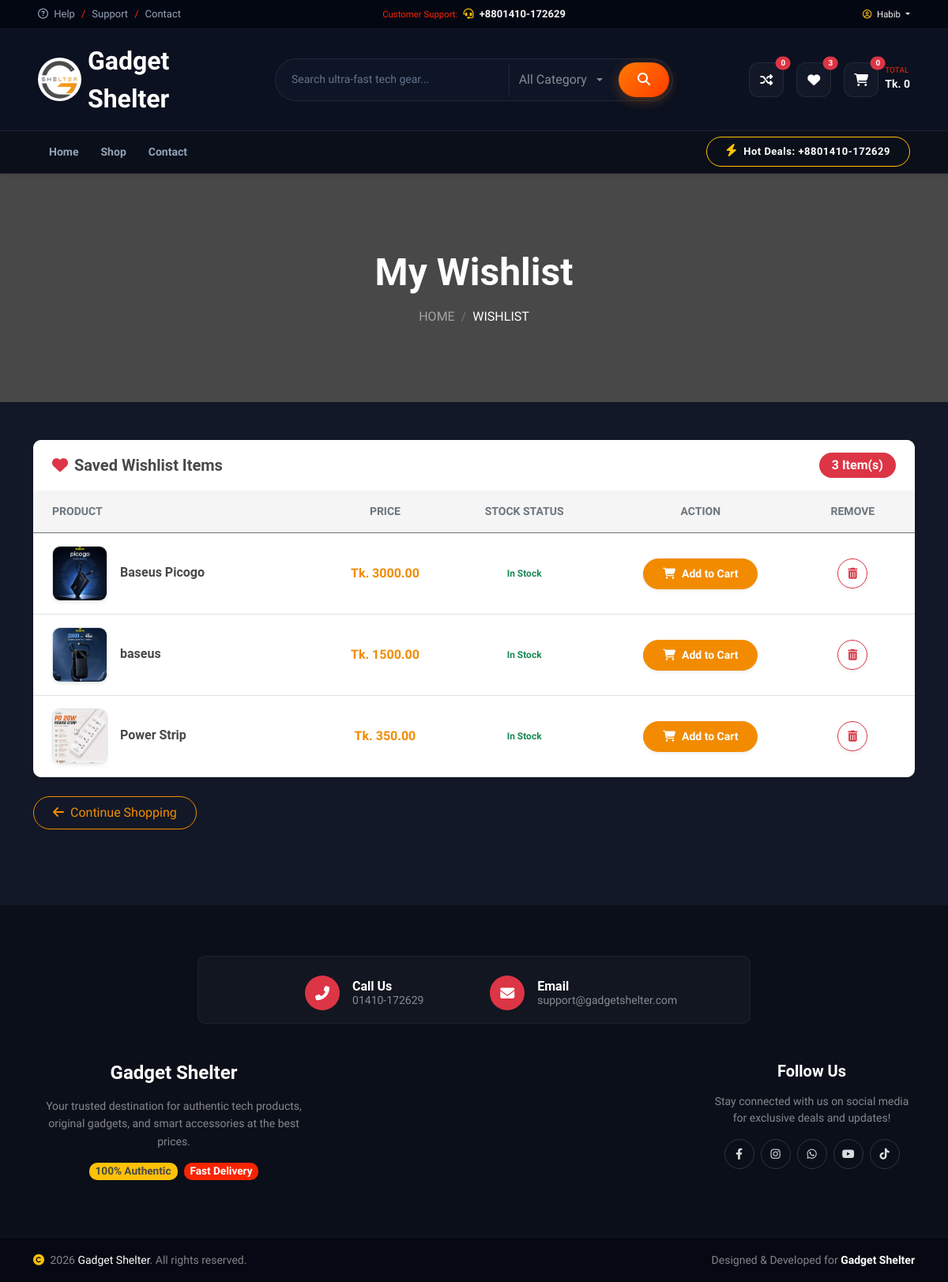
Page /wishlist/ (signed in) on the committed database.
### MyApp/models.py (models this page shows, shortened)
class UserModel(AbstractUser):
    def __str__(self):
        return self.username

class Wishlist(models.Model):
    user = models.ForeignKey(UserModel, on_delete=models.CASCADE, related_name='wishlist')
    product = models.ForeignKey(Product, on_delete=models.CASCADE, related_name='wishlisted_by')
    added_at = models.DateTimeField(auto_now_add=True)
    class Meta:
        unique_together = ('user', 'product') # একই প্রোডাক্ট বারবার যোগ হওয়া আটকাবে

class Product(models.Model):
    category = models.ForeignKey(Category, on_delete=models.CASCADE, related_name='products')
    title = models.CharField(max_length=255)
    description = models.TextField(blank=True, null=True)
    price = models.DecimalField(max_digits=10, decimal_places=2, null=True) # Main / Regular Price
    old_price = models.DecimalField(max_digits=10, decimal_places=2, blank=True, null=True)
    new_price = models.DecimalField(max_digits=10, decimal_places=2, blank=True, null=True)
    image = models.ImageField(upload_to='product_imgs/')
    stock = models.PositiveIntegerField(default=1)
    is_active = models.BooleanField(default=True)
    is_offer = models.BooleanField(default=False)
    created_at = models.DateTimeField(auto_now_add=True)
    is_new = models.BooleanField(default=True)       # New Arrivals ফিল্টারের জন্য
    is_featured = models.BooleanField(default=False)  # Featured ফিল্টারের জন্য
    is_top_selling = models.BooleanField(default=False) # Top Selling ফিল্টারের জন্য
    sku = models.CharField(max_length=50, unique=True, blank=True, null=True, verbose_name="Product SKU")
    facebook_url = models.URLField(max_length=500, blank=True, null=True, verbose_name="Facebook Link")
    instagram_url = models.URLField(max_length=500, blank=True, null=True, verbose_name="Instagram Link")

### MyApp/views.py (the view)
# urls.py: path('wishlist/', wishlist_view, name='wishlist'),
def wishlist_view(request):
    wishlist_items = []
    if request.user.is_authenticated:
        wishlist_items = Wishlist.objects.filter(user=request.user)
    context = {
        'wishlist_items': wishlist_items,
    }
    return render(request, 'pages/wishlist.html', context)

### MyApp/templates/pages/wishlist.html (shortened to what this page needs)
{% extends 'base/base.html' %}
{% load static %}
{% block body %}
    <div class="container-fluid page-header py-5 bg-dark position-relative overflow-hidden mb-5">
        <div class="container py-5 text-center position-relative z-index-1">
            <h1 class="text-white display-5 fw-bold mb-3 animated slideInDown">My Wishlist</h1>
            <nav aria-label="breadcrumb">
                <ol class="breadcrumb justify-content-center mb-0 text-uppercase">
                    <li class="breadcrumb-item"><a href="/" class="text-white-50">Home</a></li>
                    <li class="breadcrumb-item text-white active" aria-current="page">Wishlist</li>
                </ol>
            </nav>
        </div>
    </div>
    <div class="container-fluid pb-5">
        <div class="container pb-5">
            {% if not request.user.is_authenticated %}
            <div class="row justify-content-center">
                <div class="col-md-7 text-center py-4">
                    <div class="card border-0 shadow-sm rounded-4 p-5">
                        <div class="mb-4">
                            <div class="d-inline-block p-4 rounded-circle bg-danger-subtle shadow-sm">
                                <i class="fas fa-heart text-danger display-4"></i>
                            </div>
                        </div>
                        <h3 class="fw-bold text-dark mb-2">Please Log In to View Your Wishlist</h3>
                        <p class="text-muted mb-4">
                            আপনার পছন্দের প্রোডাক্টগুলো সেভ করে রাখার জন্য এবং যেকোনো সময় দেখতে একাউন্টে লগইন করুন।
                        </p>
                        <div class="d-flex justify-content-center gap-3 flex-wrap">
                            <a href="{% url 'login' %}?next={{ request.path }}" class="btn btn-primary rounded-pill px-4 py-2 text-white fw-bold shadow-sm">
                                <i class="fas fa-sign-in-alt me-2"></i>Log In Now
                            </a>
                            <a href="{% url 'register' %}" class="btn btn-outline-primary rounded-pill px-4 py-2 fw-semibold">
                                Create Account
                            </a>
                        </div>
                    </div>
                </div>
            </div>
            {% elif wishlist_items %}
            <div class="card border-0 shadow-sm rounded-4 overflow-hidden">
                <div class="card-header bg-white border-0 py-3 px-4 d-flex justify-content-between align-items-center">
                    <h5 class="fw-bold mb-0 text-dark">
                        <i class="fas fa-heart text-danger me-2"></i>Saved Wishlist Items
                    </h5>
                    <span class="badge bg-danger rounded-pill fs-6 px-3 py-2">{{ wishlist_items|length }} Item(s)</span>
                </div>
                <div class="table-responsive">
                    <table class="table table-hover align-middle text-center mb-0">
                        <thead class="bg-light text-muted small text-uppercase">
                            <tr>
                                <th scope="col" class="py-3 ps-4 text-start">Product</th>
                                <th scope="col" class="py-3">Price</th>
                                <th scope="col" class="py-3">Stock Status</th>
                                <th scope="col" class="py-3">Action</th>
                                <th scope="col" class="py-3 pe-4">Remove</th>
                            </tr>
                        </thead>
                        <tbody>
                            {% for item in wishlist_items %}
                            <tr>
                                <td class="ps-4 py-3 text-start">
                                    <div class="d-flex align-items-center gap-3">
                                        {% if item.product.image %}
                                            <img src="{{ item.product.image.url }}" class="img-fluid rounded-3 border shadow-sm" style="width: 70px; height: 70px; object-fit: cover;" alt="{{ item.product.title }}">
                                        {% else %}
                                            <div class="rounded-3 bg-light d-flex align-items-center justify-content-center border" style="width: 70px; height: 70px;">
                                                <i class="fas fa-box text-secondary fs-3"></i>
                                            </div>
                                        {% endif %}
                                        <div>
                                            <h6 class="fw-bold text-dark mb-1">{{ item.product.title }}</h6>
                                        </div>
                                    </div>
                                </td>
                                <td class="py-3">
                                    <span class="fw-bold text-primary fs-6">Tk. {{ item.product.price }}</span>
                                </td>
                                <td class="py-3">
                                    {% if item.product.stock and item.product.stock > 0 %}
                                        <span class="badge bg-success-subtle text-success px-3 py-2 rounded-pill fw-bold">In Stock</span>
                                    {% else %}
                                        <span class="badge bg-danger-subtle text-danger px-3 py-2 rounded-pill fw-bold">Out of Stock</span>
                                    {% endif %}
                                </td>
                                <td class="py-3">
                                    <form action="{% url 'add_to_cart' item.product.id %}" method="POST" class="d-inline">
                                        <button type="submit" class="btn btn-primary rounded-pill px-4 py-2 text-white fw-bold shadow-sm btn-sm">
                                            <i class="fas fa-shopping-cart me-2"></i>Add to Cart
                                        </button>
                                    </form>
                                </td>
                                <td class="pe-4 py-3">
                                    <a href="{% url 'remove_from_wishlist' item.product.id %}" class="btn btn-outline-danger btn-sm rounded-circle p-2 shadow-sm" style="width: 38px; height: 38px;" title="Remove from wishlist">
                                        <i class="fas fa-trash-alt"></i>
                                    </a>
                                </td>
                            </tr>
                            {% endfor %}
                        </tbody>
                    </table>
                </div>
            </div>
            <div class="d-flex justify-content-start mt-4">
                <a href="/" class="btn btn-outline-primary rounded-pill px-4 py-2 fw-semibold">
                    <i class="fas fa-arrow-left me-2"></i>Continue Shopping
                </a>
            </div>
            {% endif %}
        </div>
    </div>
{% endblock body %}

### MyApp/templates/base/header.html (shortened to what this page needs)
{% load static %}
<link rel="stylesheet" href="https://cdnjs.cloudflare.com/ajax/libs/font-awesome/6.4.0/css/all.min.css">
<div class="topbar-wrapper d-none d-lg-block">
    <div class="container-fluid px-5">
        <div class="row gx-0 align-items-center py-2">
            <div class="col-lg-4 text-start">
                <div class="d-inline-flex align-items-center gap-2">
                    <a href="{% url 'contact' %}"><i class="fa-regular fa-circle-question me-1"></i> Help</a>
                    <span class="text-secondary">/</span>
                    <a href="#" data-bs-toggle="modal" data-bs-target="#supportModal">Support</a>
                    <span class="text-secondary">/</span>
                    <a href="{% url 'contact' %}">Contact</a>
                </div>
            </div>
            <div class="col-lg-4 text-center">
                <span class="text-secondary small">Customer Support:</span>
                <a href="tel:+8801410172629" class="fw-bold text-light ms-1">
                    <i class="fa-solid fa-headset text-warning me-1"></i> +8801410-172629
                </a>
            </div>
            <div class="col-lg-4 text-end">
                <div class="d-inline-flex align-items-center gap-3">
                    <div class="dropdown">
                        <a href="#" class="dropdown-toggle fw-semibold text-light text-decoration-none" data-bs-toggle="dropdown">
                            <small>
                                <i class="fa-regular fa-user-circle me-1 text-warning"></i>
                                {% if request.user.is_authenticated %}
                                {{ request.user.username|title }}
                                {% else %}
                                My Account
                                {% endif %}
                            </small>
                        </a>
                    </div>
                </div>
            </div>
        </div>
    </div>
</div>
<div class="main-header-wrapper d-none d-lg-block py-3">
    <div class="container-fluid px-5">
        <div class="row gx-0 align-items-center">
            <div class="col-lg-3 text-start">
                <a href="{% url 'index' %}" class="d-inline-flex align-items-center gap-2 text-decoration-none">
                    <img src="{% static 'img/logo_update.jpg' %}" height="55" width="55" alt="Logo" class="rounded-circle shadow-sm">
                    <span class="fs-2 fw-bold text-white tracking-tight">Gadget Shelter</span>
                </a>
            </div>
<div class="col-lg-6 px-4">
    <form action="{% url 'shop' %}" method="GET" class="tech-search-bar d-flex align-items-center">
        <input class="form-control border-0 shadow-none px-3" type="text" name="q" value="{{ query|default:'' }}" placeholder="Search ultra-fast tech gear...">
        <div class="dropdown tech-cat-dropdown">
            <button class="btn dropdown-toggle border-0 shadow-none text-white-50 py-2 d-flex align-items-center gap-2" type="button" id="catDropdownBtn" data-bs-toggle="dropdown" aria-expanded="false">
                <span id="selectedCatText">
                    {% if selected_category %}
                        {% for cat in categories %}{% if cat.slug == selected_category %}{{ cat.name }}{% endif %}{% endfor %}
                    {% else %}
                        All Category
                    {% endif %}
                </span>
            </button>
        </div>
        <button type="submit" class="btn btn-search ms-2">
            <i class="fas fa-search"></i>
        </button>
    </form>
</div>
            <div class="col-lg-3 text-end">
                <div class="d-inline-flex align-items-center gap-3">
                    <a href="{% url 'compare' %}" class="icon-box-btn position-relative" title="Compare">
                        <i class="fas fa-random"></i>
                        <span class="position-absolute top-0 start-100 translate-middle badge rounded-pill bg-danger" style="font-size: 10px;">
                            {{ request.session.compare_list|length|default:"0" }}
                        </span>
                    </a>
                    <a href="{% url 'wishlist' %}" class="icon-box-btn position-relative" title="Wishlist">
                        <i class="fas fa-heart"></i>
                        <span class="position-absolute top-0 start-100 translate-middle badge rounded-pill bg-danger" style="font-size: 10px;">
                            {{ wishlist_count|default:"0" }}
                        </span>
                    </a>
                    <a href="{% url 'cart' %}" class="d-flex align-items-center gap-2 text-decoration-none">
                        <div class="icon-box-btn position-relative">
                            <i class="fas fa-shopping-cart"></i>
                            <span class="position-absolute top-0 start-100 translate-middle badge rounded-pill bg-danger" style="font-size: 10px;">
                                {{ cart_count|default:"0" }}
                            </span>
                        </div>
                        <div class="text-start">
                            <span class="d-block text-secondary" style="font-size: 10px; line-height: 1;">TOTAL</span>
                            <span class="fw-bold text-light" style="font-size: 14px;">Tk. {{ total_price|default:"0" }}</span>
                        </div>
                    </a>
                </div>
            </div>
        </div>
    </div>
</div>
<div class="navbar-wrapper sticky-top shadow-sm" style="background-color: #0b0f19;">
    <div class="container-fluid px-3 px-lg-5">
        <div class="row gx-0 align-items-center">
            <div class="col-12">
                <nav class="navbar navbar-expand-lg py-2 py-lg-1">
                    <div class="collapse navbar-collapse" id="navbarCollapse">
                        <div class="navbar-nav me-auto py-2 py-lg-0 align-items-lg-center">
                            <a href="{% url 'index' %}" class="nav-item nav-link custom-nav-link {% if request.resolver_match.url_name == 'index' %}active{% endif %} px-3 fw-medium">Home</a>
                            <a href="{% url 'shop' %}" class="nav-item nav-link custom-nav-link {% if request.resolver_match.url_name == 'shop' %}active{% endif %} px-3 fw-medium">Shop</a>
                            <a href="{% url 'contact' %}" class="nav-item nav-link custom-nav-link {% if request.resolver_match.url_name == 'contact' %}active{% endif %} px-3 fw-medium">Contact</a>
                        </div>
                        <div class="d-none d-lg-flex align-items-center my-2 my-lg-0">
                            <a href="tel:+8801410172629" class="btn btn-outline-warning rounded-pill px-4 py-2 text-white fw-bold shadow-sm hot-deal-btn" style="font-size: 13px; letter-spacing: 0.5px;">
                                <i class="fa-solid fa-bolt text-warning me-2 fs-6"></i>Hot Deals: +8801410-172629
                            </a>
                        </div>
                    </div>
                </nav>
            </div>
        </div>
    </div>
</div>

### rows in the picture
UserModel: user.username "Habib"
Wishlist: product.image (picture), product "Baseus Picogo", product.price "3000.00", shows "In Stock"
Wishlist: product.image (picture), product "baseus", product.price "1500.00", shows "In Stock"
Wishlist: product.image (picture), product "Power Strip", product.price "350.00", shows "In Stock"

### other values in the picture
{{ request.session.compare_list|length|default:"0" }} "0"
{{ wishlist_count|default:"0" }} "3"
{{ cart_count|default:"0" }} "0"
{{ total_price|default:"0" }} "0"
{{ wishlist_items|length }} "3"
